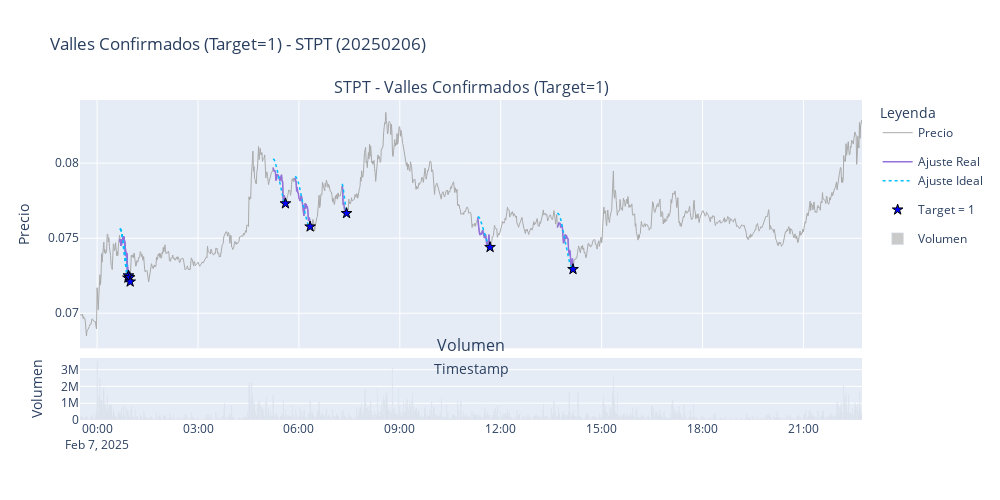
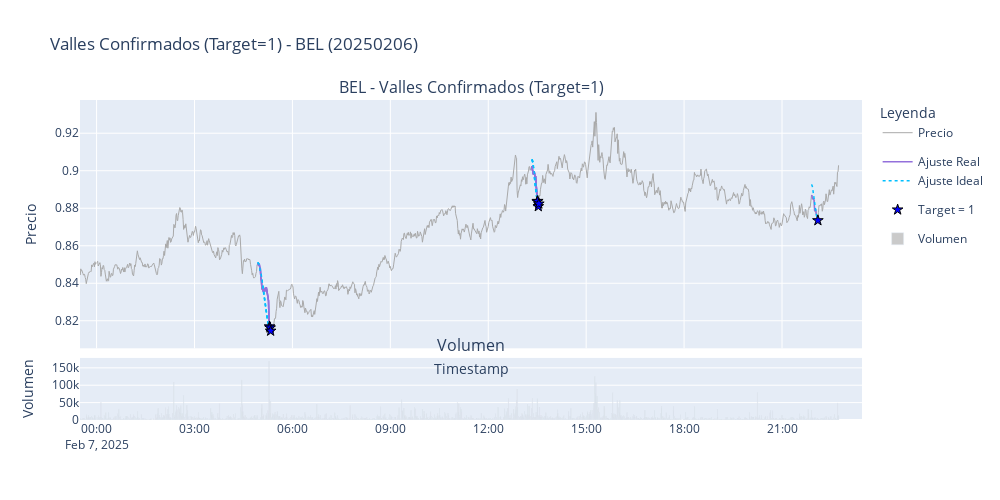
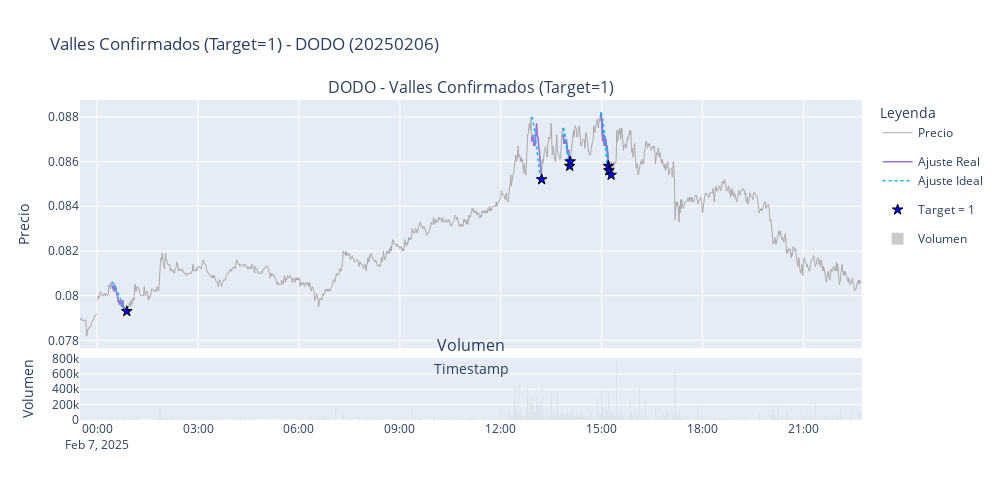
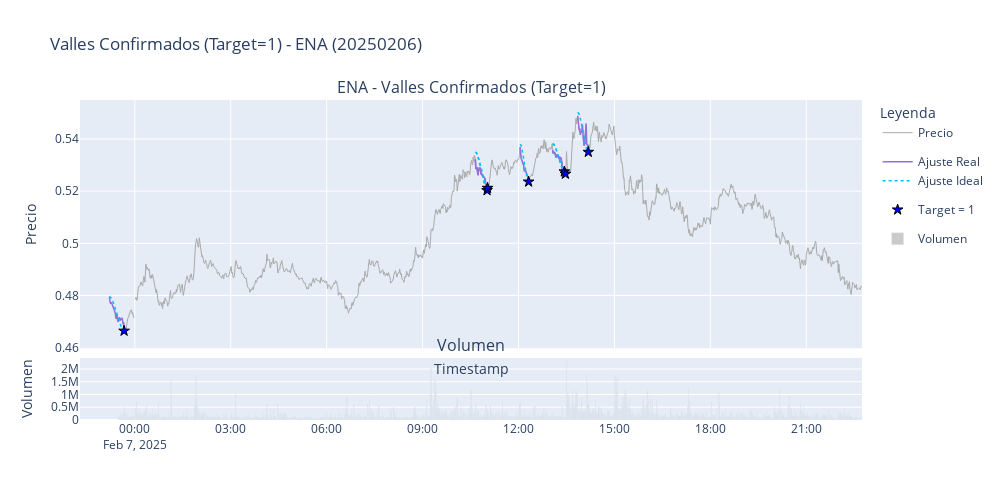

Write notebook code for charts like these, in order.
### Code cell
simbolos_disponibles = df_procesado['symbol'].unique()

if len(simbolos_disponibles) == 0:
    logging.warning("No hay símbolos disponibles en los datos procesados.")
else:
    logging.info(f"Símbolos disponibles: {len(simbolos_disponibles)}")
    logging.info("Calculando recuento de target=1 por símbolo...")

    recuentos_target = df_procesado[df_procesado['target'] == 1]['symbol'].value_counts()

    if recuentos_target.empty:
        logging.warning("No se encontraron instancias con target=1.")
    else:
        print("\nRecuento Target=1 por Símbolo (Top 20):")
        print(recuentos_target.head(20))

        num_top_simbolos = 5
        simbolos_a_graficar = recuentos_target.head(num_top_simbolos).index.tolist()

        if not simbolos_a_graficar:
            logging.warning("No hay símbolos con target=1 suficientes para graficar.")
        else:
            try:
                # Usar la primera fecha del df procesado como etiqueta general
                primer_ts_valido = df_procesado['timestamp'].dropna().iloc[0]
                etiqueta_fecha = pd.to_datetime(primer_ts_valido).strftime('%Y%m%d')
            except Exception:
                etiqueta_fecha = "date_unknown"
                logging.warning("No se pudo determinar etiqueta de fecha, usando 'date_unknown'.")

            logging.info(f"Generando gráficos detallados (target=1) para {len(simbolos_a_graficar)} símbolos principales: {', '.join(simbolos_a_graficar)}")

            conteo_graficos_generados = 0
            for simbolo_actual in simbolos_a_graficar:
                print("-" * 30)
                logging.info(f"Procesando gráfico para: {simbolo_actual}")
                try:
                    plot_confirmed_valleys_detailed(
                        df_processed=df_procesado,
                        symbol=simbolo_actual,
                        date_str=etiqueta_fecha
                    )
                    conteo_graficos_generados += 1
                except Exception as err_plot:
                    logging.error(f"Fallo al generar gráfico para {simbolo_actual}: {err_plot}")

            logging.info(f"Se generaron {conteo_graficos_generados} gráficos detallados de target=1.")
